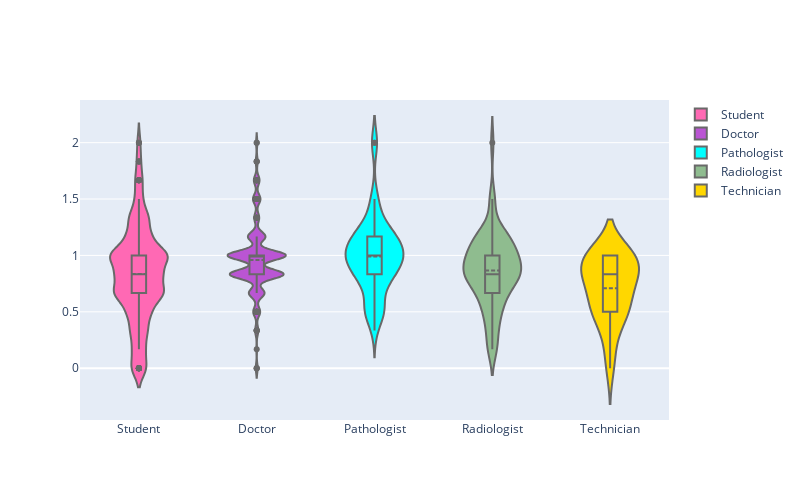
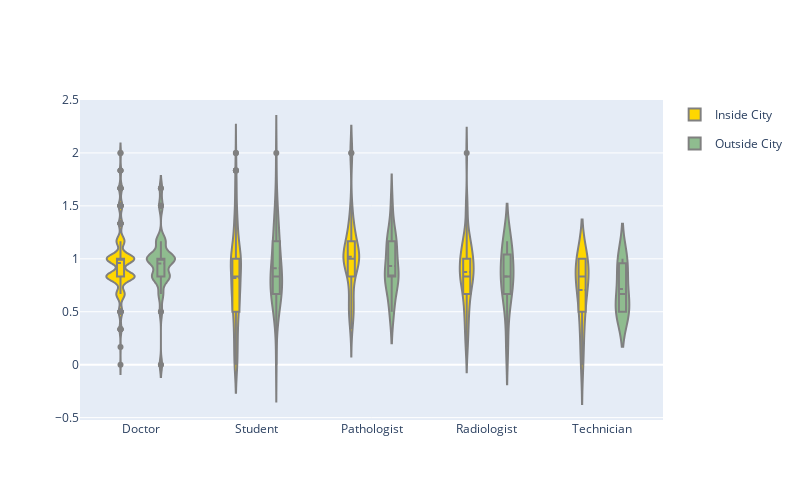

These figures' notebook cell, in order:
### Code cell
import pandas as pd
import seaborn as sb
from matplotlib import pyplot as plt
import plotly.graph_objects as go


#my_df = sb.load_dataset('tips')
#my_df.head()


excel_file="violin plot familarity for professions.xlsx"
#df=pd.read_excel(excel_file, sheet_name='Students', index_col=0)

df=pd.read_excel(excel_file, sheet_name='data', usecols = ['Role','Average familarity score', 'Urban-rural']) 


#print(dataframe)

print(df.shape)

df.head()


# creating a dictionary with one specific color per group:
my_pal = {"Student": "deeppink", "Doctor": "blueviolet", "Pathologist": "cyan", "Radiologist": "darkseagreen", "Technician": "yellow"}

#seaborn.violinplot(x, y,data,…) 
sb.violinplot(x = "Role", y = "Average familarity score", data=df, palette=my_pal, order=["Student", "Doctor", "Pathologist", "Radiologist", "Technician"])
plt.show()




#violin plot using pyplot

#import plotly.graph_objects as go

#import pandas as pd

#df = pd.read_csv("https://raw.githubusercontent.com/plotly/datasets/master/violin_data.csv")

fig = go.Figure()

roles = ['Student', 'Doctor', 'Pathologist', 'Radiologist', 'Technician']


count=0

for role in roles:
    
    count=count+1
    if count==1:
        colors='hotpink'
    elif count==2:
        colors='mediumorchid'
    elif count==3:
        colors='cyan'
    elif count==4:
        colors='darkseagreen'
    else:
        colors='gold'
        
        

    fig.add_trace(go.Violin(x=df['Role'][df['Role'] == role],
                            y=df['Average familarity score'][df['Role'] == role],
                            name=role,fillcolor=colors,line_color='dimgray',box_visible=True,
                            meanline_visible=True))
    
    #resize the figure
    fig.update_layout(autosize=False, width=800, height=500)

fig.show()






###Grouped violin plot (Outside city vs Inside city familarity score)

fig = go.Figure()

fig.add_trace(go.Violin(x=df['Role'][ df['Urban-rural'] == 'Inside City' ],
                        y=df['Average familarity score'][ df['Urban-rural'] == 'Inside City' ],
                        legendgroup='Inside City', scalegroup='Inside City', name='Inside City',
                        line_color='grey',box_visible=True,meanline_visible=True, fillcolor='gold'))


fig.add_trace(go.Violin(x=df['Role'][ df['Urban-rural'] == 'Outside City' ],
                        y=df['Average familarity score'][ df['Urban-rural'] == 'Outside City' ],
                        legendgroup='Outside City', scalegroup='Outside City', name='Outside City',
                        line_color='grey',box_visible=True,meanline_visible=True, fillcolor='darkseagreen'))

fig.update_traces(box_visible=True, meanline_visible=True)
fig.update_layout(violinmode='group',autosize=False, width=800,height=500)

fig.show()

### Figure 1 — Plotly figure (JSON) as saved in the notebook; plotly's stock layout.template omitted (floating-point values rounded to 4 significant figures; data arrays with more than 128 entries replaced by an {"elided": "..."} marker saying what was removed)
{"data": [{"box": {"visible": true}, "fillcolor": "hotpink", "line": {"color": "dimgray"}, "meanline": {"visible": true}, "name": "Student", "type": "violin", "x": {"elided": "274 str values"}, "y": {"elided": "274 float values"}}, {"box": {"visible": true}, "fillcolor": "mediumorchid", "line": {"color": "dimgray"}, "meanline": {"visible": true}, "name": "Doctor", "type": "violin", "x": {"elided": "286 str values"}, "y": {"elided": "286 float values"}}, {"box": {"visible": true}, "fillcolor": "cyan", "line": {"color": "dimgray"}, "meanline": {"visible": true}, "name": "Pathologist", "type": "violin", "x": ["Pathologist", "Pathologist", "Pathologist", "Pathologist", "Pathologist", "Pathologist", "Pathologist", "Pathologist", "Pathologist", "Pathologist", "Pathologist", "Pathologist", "Pathologist", "Pathologist", "Pathologist", "Pathologist", "Pathologist", "Pathologist", "Pathologist", "Pathologist", "Pathologist", "Pathologist", "Pathologist", "Pathologist", "Pathologist", "Pathologist", "Pathologist", "Pathologist", "Pathologist", "Pathologist", "Pathologist", "Pathologist", "Pathologist", "Pathologist", "Pathologist", "Pathologist", "Pathologist", "Pathologist", "Pathologist", "Pathologist", "Pathologist", "Pathologist", "Pathologist", "Pathologist", "Pathologist", "Pathologist", "Pathologist", "Pathologist", "Pathologist", "Pathologist", "Pathologist", "Pathologist", "Pathologist"], "y": [1.333, 1.167, 1.167, 1.167, 1.167, 1.167, 1.333, 1.167, 1, 0.8333, 0.5, 1.167, 0.5, 0.6667, 0.8333, 0.8333, 0.8333, 0.8333, 0.8333, 1.167, 1, 0.8333, 1.5, 1, 1, 1, 1, 1, 2, 0.8333, 1.333, 1, 1, 0.8333, 0.8333, 2, 1, 1.167, 0.5, 1, 0.5, 1.167, 1, 1.167, 1.5, 0.5, 0.3333, 0.6667, 0.6667, 1, 0.5, 1, 1]}, {"box": {"visible": true}, "fillcolor": "darkseagreen", "line": {"color": "dimgray"}, "meanline": {"visible": true}, "name": "Radiologist", "type": "violin", "x": ["Radiologist", "Radiologist", "Radiologist", "Radiologist", "Radiologist", "Radiologist", "Radiologist", "Radiologist", "Radiologist", "Radiologist", "Radiologist", "Radiologist", "Radiologist", "Radiologist", "Radiologist", "Radiologist", "Radiologist", "Radiologist", "Radiologist", "Radiologist", "Radiologist", "Radiologist", "Radiologist", "Radiologist", "Radiologist", "Radiologist", "Radiologist", "Radiologist", "Radiologist", "Radiologist", "Radiologist", "Radiologist", "Radiologist", "Radiologist", "Radiologist", "Radiologist", "Radiologist", "Radiologist", "Radiologist", "Radiologist", "Radiologist", "Radiologist", "Radiologist", "Radiologist", "Radiologist", "Radiologist", "Radiologist", "Radiologist", "Radiologist", "Radiologist", "Radiologist", "Radiologist", "Radiologist", "Radiologist", "Radiologist", "Radiologist", "Radiologist", "Radiologist", "Radiologist", "Radiologist", "Radiologist", "Radiologist", "Radiologist", "Radiologist"], "y": [1.167, 2, 1.5, 1.167, 1.167, 0.8333, 0.6667, 0.6667, 0.8333, 1, 1, 1, 1.333, 1.5, 0.1667, 0.8333, 0.6667, 1.167, 0.5, 1, 0.8333, 0.8333, 0.8333, 1, 0.5, 0.6667, 1, 0.1667, 0.3333, 0.5, 0.3333, 0.1667, 1, 0.3333, 0.6667, 0.6667, 0.5, 0.5, 0.8333, 1, 1, 0.6667, 1.167, 1.167, 1.167, 0.8333, 0.8333, 0.8333, 0.8333, 1, 0.8333, 1, 1, 0.6667, 1.167, 1.167, 1.167, 0.8333, 0.8333, 0.8333, 0.8333, 1, 0.8333, 1]}, {"box": {"visible": true}, "fillcolor": "gold", "line": {"color": "dimgray"}, "meanline": {"visible": true}, "name": "Technician", "type": "violin", "x": ["Technician", "Technician", "Technician", "Technician", "Technician", "Technician", "Technician", "Technician", "Technician", "Technician", "Technician", "Technician", "Technician", "Technician", "Technician", "Technician", "Technician", "Technician", "Technician", "Technician", "Technician", "Technician", "Technician", "Technician"], "y": [0.6667, 1, 1, 1, 0.5, 0.5, 0.5, 0.8333, 0.8333, 1, 0, 0.8333, 0.5, 0.8333, 1, 0.8333, 0.8333, 0.3333, 0.5, 0.1667, 0.6667, 1, 0.6667, 1]}], "layout": {"autosize": false, "height": 500, "width": 800}}

### Figure 2 — Plotly figure (JSON) as saved in the notebook; plotly's stock layout.template omitted (floating-point values rounded to 4 significant figures; data arrays with more than 128 entries replaced by an {"elided": "..."} marker saying what was removed)
{"data": [{"box": {"visible": true}, "fillcolor": "gold", "legendgroup": "Inside City", "line": {"color": "grey"}, "meanline": {"visible": true}, "name": "Inside City", "scalegroup": "Inside City", "type": "violin", "x": {"elided": "555 str values"}, "y": {"elided": "555 float values"}}, {"box": {"visible": true}, "fillcolor": "darkseagreen", "legendgroup": "Outside City", "line": {"color": "grey"}, "meanline": {"visible": true}, "name": "Outside City", "scalegroup": "Outside City", "type": "violin", "x": {"elided": "146 str values"}, "y": {"elided": "146 float values"}}], "layout": {"autosize": false, "height": 500, "violinmode": "group", "width": 800}}
